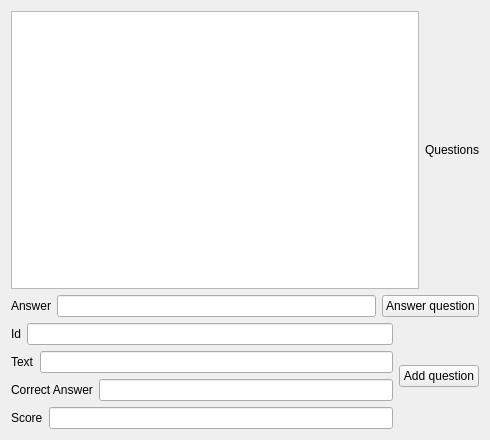
<?xml version="1.0" encoding="UTF-8"?>
<ui version="4.0">
 <class>presenter</class>
 <widget class="QWidget" name="presenter">
  <property name="geometry">
   <rect>
    <x>0</x>
    <y>0</y>
    <width>490</width>
    <height>440</height>
   </rect>
  </property>
  <property name="windowTitle">
   <string>presenter</string>
  </property>
  <layout class="QVBoxLayout" name="verticalLayout_2">
   <item>
    <layout class="QHBoxLayout" name="horizontalLayout">
     <item>
      <widget class="QListWidget" name="listWidget"/>
     </item>
     <item>
      <widget class="QLabel" name="label_6">
       <property name="text">
        <string>Questions</string>
       </property>
      </widget>
     </item>
    </layout>
   </item>
   <item>
    <layout class="QHBoxLayout" name="horizontalLayout_7">
     <item>
      <layout class="QHBoxLayout" name="horizontalLayout_2">
       <item>
        <widget class="QLabel" name="label_5">
         <property name="text">
          <string>Answer</string>
         </property>
        </widget>
       </item>
       <item>
        <widget class="QLineEdit" name="lineEdit"/>
       </item>
      </layout>
     </item>
     <item>
      <widget class="QPushButton" name="answerButton">
       <property name="text">
        <string>Answer question</string>
       </property>
      </widget>
     </item>
    </layout>
   </item>
   <item>
    <layout class="QHBoxLayout" name="horizontalLayout_8">
     <item>
      <layout class="QVBoxLayout" name="verticalLayout">
       <item>
        <layout class="QHBoxLayout" name="horizontalLayout_3">
         <item>
          <widget class="QLabel" name="label">
           <property name="text">
            <string>Id</string>
           </property>
          </widget>
         </item>
         <item>
          <widget class="QLineEdit" name="idLineEdit"/>
         </item>
        </layout>
       </item>
       <item>
        <layout class="QHBoxLayout" name="horizontalLayout_4">
         <item>
          <widget class="QLabel" name="label_2">
           <property name="text">
            <string>Text</string>
           </property>
          </widget>
         </item>
         <item>
          <widget class="QLineEdit" name="textLineEdit"/>
         </item>
        </layout>
       </item>
       <item>
        <layout class="QHBoxLayout" name="horizontalLayout_5">
         <item>
          <widget class="QLabel" name="label_3">
           <property name="text">
            <string>Correct Answer</string>
           </property>
          </widget>
         </item>
         <item>
          <widget class="QLineEdit" name="correctAnswerLineEdit"/>
         </item>
        </layout>
       </item>
       <item>
        <layout class="QHBoxLayout" name="horizontalLayout_6">
         <item>
          <widget class="QLabel" name="label_4">
           <property name="text">
            <string>Score</string>
           </property>
          </widget>
         </item>
         <item>
          <widget class="QLineEdit" name="scoreLineEdit"/>
         </item>
        </layout>
       </item>
      </layout>
     </item>
     <item>
      <widget class="QPushButton" name="addButton">
       <property name="text">
        <string>Add question</string>
       </property>
      </widget>
     </item>
    </layout>
   </item>
  </layout>
 </widget>
 <resources/>
 <connections/>
</ui>
